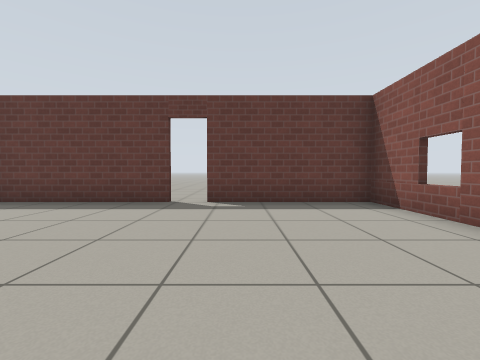
View 1 (above)

15 first-person views from a walk through a world built for the Gazebo simulator. The camera is 0.72 m above the floor, tilts 2° down and sees 90° across. The floor is counted in squares, 1 m on a side. Each view is taken from the middle of a square. On the plan, view 1 faces up. The plan holds only what a view shows up to about 9 squares ahead; the rest is blank. Simple patterns stand in for the simulator's built-in surfaces.

View 2
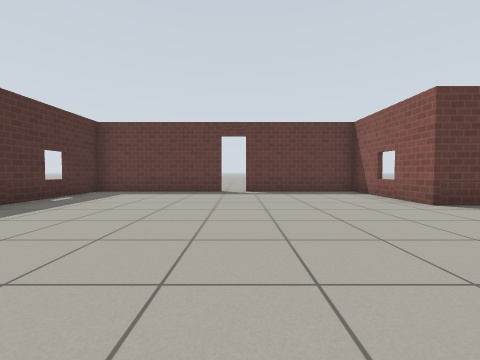

View 3
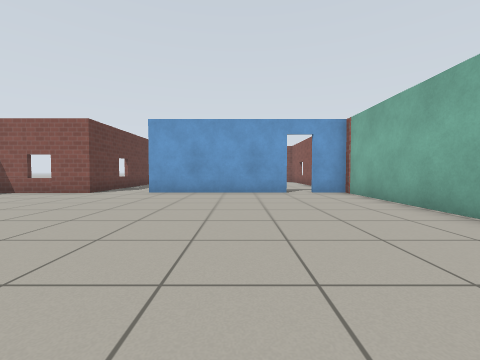

View 4
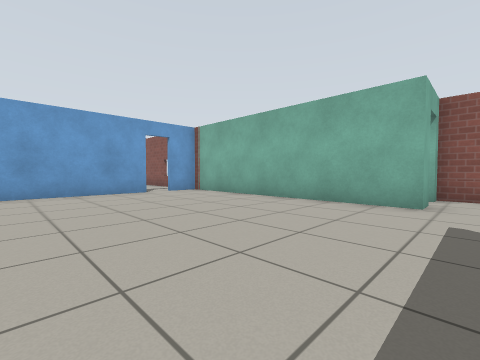

View 5
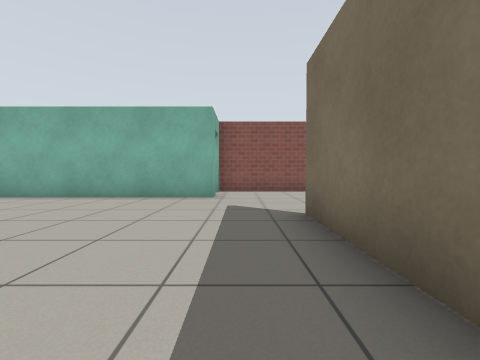

View 6
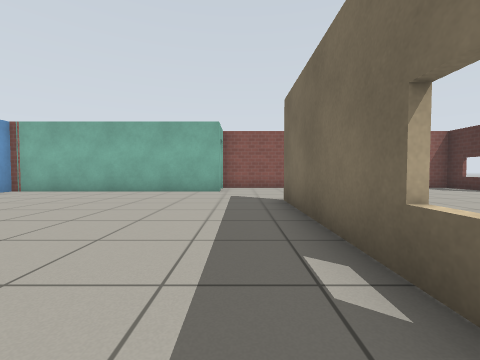

View 7
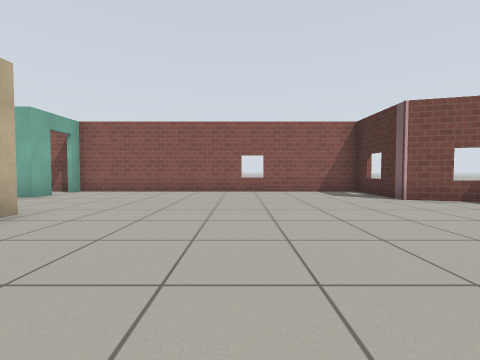

View 8
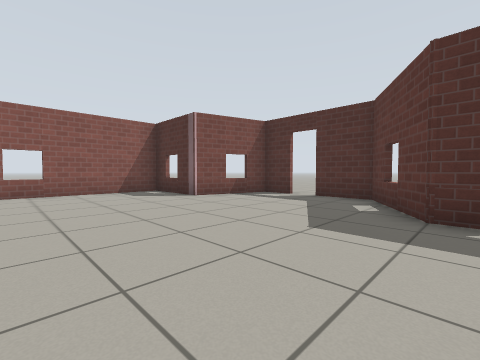

View 9
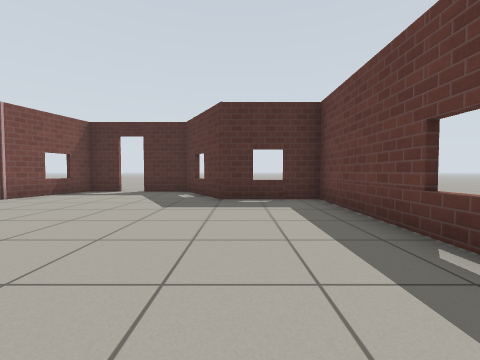

View 10
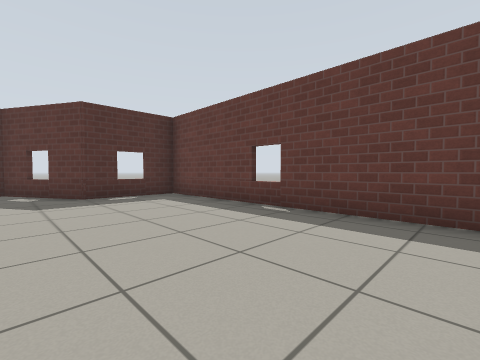

View 11
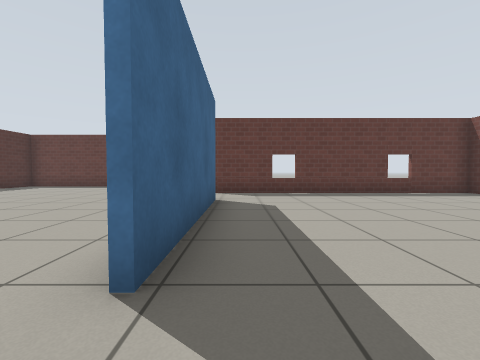

View 12
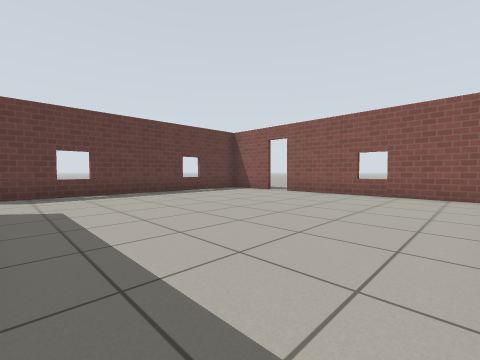

View 13
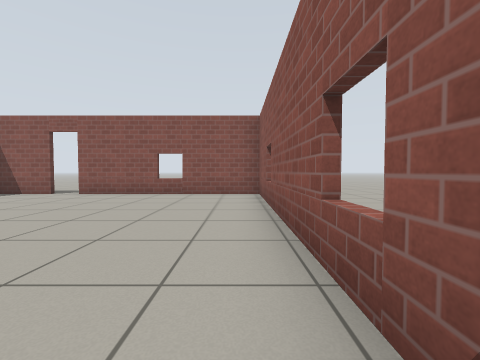

View 14
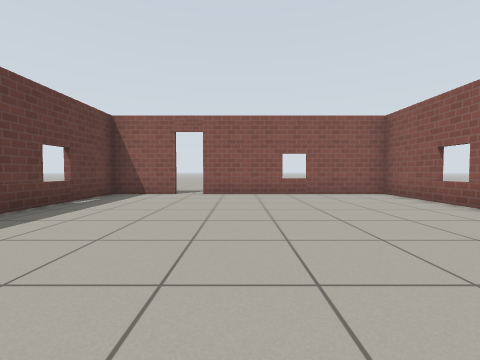

View 15
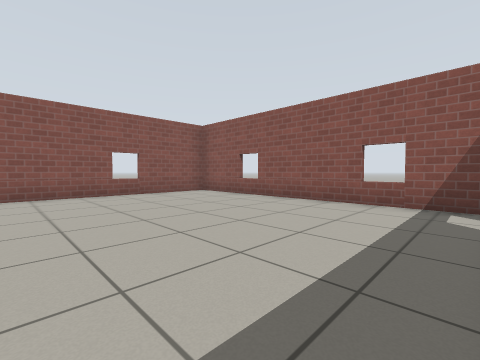

### Floor plan
Points are (right, up) in squares from view 1. A wall is a line through its corners. A room is listed if a view was taken in it or the views show most of it. See-through windows are left out.
Room 1 (views 1, 2, 3, 4, 5, 6)
walls: (3.1, 2.1) (3.1, 5.7) (-0.9, 5.7); (-1.6, 5.7) (-6.1, 5.7) (-6.1, -4.1); (3.1, -4.6) (3.1, 0.1); (-4.3, -6.6) (3.1, -6.6) (3.1, -5.5)
ways out: opening at (-5.5, -5.5) to room 2; opening at (3, 1) to room 3; open door at (3, -5) to room 3; open door at (-1.5, 6)
Room 2 (views 7, 8, 9, 10)
walls: (-6.3, -4.1) (-6.3, -3.6); (-4.3, -7.4) (-4.3, -6.6); (-16.7, -4.3) (-16.7, -5.4) (-14.2, -6.1) (-14.2, -8.6) (-4.3, -8.6) (-4.3, -8.1); (-6.9, 2.1) (-14.2, 2.1) (-14.2, -0.5) (-16.7, -1.9) (-16.7, -3.5)
ways out: opening at (-5.5, -5.5) to room 1; open door at (-17, -4); open door at (-4, -8)
Room 3 (views 11, 12, 13, 14, 15)
walls: (3.4, 0.1) (3.4, -4.6); (11.7, 0) (11.7, 2.1) (3.1, 2.1); (3.9, -6.6) (11.7, -6.6) (11.7, -0.7)
ways out: opening at (3, 1) to room 1; open door at (3, -5) to room 1; open door at (12, -0.5)

Where each view was taken, in squares from view 1:
view 1: 0 up, 0 right, facing up
view 2: 3 down, 1 left, facing up
view 3: 3 down, 5 left, facing right
view 4: 1 down, 5 left, facing down-right
view 5: 0 up, 5 left, facing down
view 6: 2 up, 5 left, facing down
view 7: 0 up, 10 left, facing down
view 8: 0 up, 10 left, facing down-left
view 9: 0 up, 8 left, facing left
view 10: 2 down, 7 left, facing up-left
view 11: 6 down, 4 right, facing up
view 12: 6 down, 4 right, facing up-right
view 13: 6 down, 4 right, facing right
view 14: 2 down, 4 right, facing right
view 15: 1 down, 4 right, facing down-right
